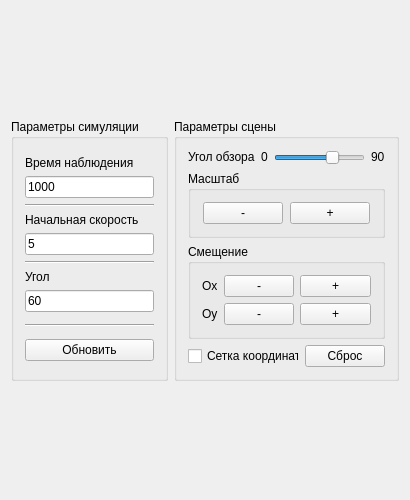
<?xml version="1.0" encoding="UTF-8"?>
<ui version="4.0">
 <class>MainWindow</class>
 <widget class="QMainWindow" name="MainWindow">
  <property name="geometry">
   <rect>
    <x>0</x>
    <y>0</y>
    <width>410</width>
    <height>500</height>
   </rect>
  </property>
  <property name="minimumSize">
   <size>
    <width>410</width>
    <height>500</height>
   </size>
  </property>
  <property name="windowTitle">
   <string>Траектория движения заряженной частицы в магнитном поле</string>
  </property>
  <widget class="QWidget" name="centralWidget">
   <layout class="QVBoxLayout" name="verticalLayout_3">
    <item>
     <layout class="QVBoxLayout" name="painterLayout"/>
    </item>
    <item>
     <layout class="QHBoxLayout" name="horizontalLayout">
      <item>
       <spacer name="horizontalSpacer">
        <property name="orientation">
         <enum>Qt::Horizontal</enum>
        </property>
        <property name="sizeHint" stdset="0">
         <size>
          <width>40</width>
          <height>20</height>
         </size>
        </property>
       </spacer>
      </item>
      <item>
       <layout class="QVBoxLayout" name="verticalLayout_5">
        <item>
         <widget class="QGroupBox" name="groupBox">
          <property name="sizePolicy">
           <sizepolicy hsizetype="Fixed" vsizetype="Ignored">
            <horstretch>0</horstretch>
            <verstretch>0</verstretch>
           </sizepolicy>
          </property>
          <property name="title">
           <string>Параметры симуляции</string>
          </property>
          <layout class="QVBoxLayout" name="verticalLayout">
           <item>
            <layout class="QVBoxLayout" name="verticalLayout_4">
             <item>
              <widget class="QLabel" name="label_9">
               <property name="sizePolicy">
                <sizepolicy hsizetype="Fixed" vsizetype="Fixed">
                 <horstretch>0</horstretch>
                 <verstretch>0</verstretch>
                </sizepolicy>
               </property>
               <property name="text">
                <string>Время наблюдения</string>
               </property>
              </widget>
             </item>
             <item>
              <widget class="QLineEdit" name="timeEdit">
               <property name="sizePolicy">
                <sizepolicy hsizetype="Preferred" vsizetype="Fixed">
                 <horstretch>0</horstretch>
                 <verstretch>0</verstretch>
                </sizepolicy>
               </property>
               <property name="text">
                <string>1000</string>
               </property>
              </widget>
             </item>
             <item>
              <widget class="Line" name="line_3">
               <property name="orientation">
                <enum>Qt::Horizontal</enum>
               </property>
              </widget>
             </item>
             <item>
              <widget class="QLabel" name="label">
               <property name="sizePolicy">
                <sizepolicy hsizetype="Fixed" vsizetype="Fixed">
                 <horstretch>0</horstretch>
                 <verstretch>0</verstretch>
                </sizepolicy>
               </property>
               <property name="text">
                <string>Начальная скорость</string>
               </property>
              </widget>
             </item>
             <item>
              <widget class="QLineEdit" name="startSpeedEdit">
               <property name="sizePolicy">
                <sizepolicy hsizetype="Preferred" vsizetype="Fixed">
                 <horstretch>0</horstretch>
                 <verstretch>0</verstretch>
                </sizepolicy>
               </property>
               <property name="text">
                <string>5</string>
               </property>
              </widget>
             </item>
             <item>
              <widget class="Line" name="line">
               <property name="orientation">
                <enum>Qt::Horizontal</enum>
               </property>
              </widget>
             </item>
             <item>
              <widget class="QLabel" name="label_2">
               <property name="sizePolicy">
                <sizepolicy hsizetype="Fixed" vsizetype="Fixed">
                 <horstretch>0</horstretch>
                 <verstretch>0</verstretch>
                </sizepolicy>
               </property>
               <property name="text">
                <string>Угол</string>
               </property>
              </widget>
             </item>
             <item>
              <widget class="QLineEdit" name="angleEdit">
               <property name="sizePolicy">
                <sizepolicy hsizetype="Preferred" vsizetype="Fixed">
                 <horstretch>0</horstretch>
                 <verstretch>0</verstretch>
                </sizepolicy>
               </property>
               <property name="text">
                <string>60</string>
               </property>
              </widget>
             </item>
            </layout>
           </item>
           <item>
            <widget class="Line" name="line_2">
             <property name="orientation">
              <enum>Qt::Horizontal</enum>
             </property>
            </widget>
           </item>
           <item>
            <widget class="QPushButton" name="updateButton">
             <property name="text">
              <string>Обновить</string>
             </property>
            </widget>
           </item>
          </layout>
         </widget>
        </item>
       </layout>
      </item>
      <item>
       <widget class="QGroupBox" name="groupBox_2">
        <property name="sizePolicy">
         <sizepolicy hsizetype="Fixed" vsizetype="Fixed">
          <horstretch>0</horstretch>
          <verstretch>0</verstretch>
         </sizepolicy>
        </property>
        <property name="title">
         <string>Параметры сцены</string>
        </property>
        <layout class="QVBoxLayout" name="verticalLayout_2">
         <item>
          <layout class="QHBoxLayout" name="horizontalLayout_2">
           <item>
            <widget class="QLabel" name="label_3">
             <property name="sizePolicy">
              <sizepolicy hsizetype="Fixed" vsizetype="Fixed">
               <horstretch>0</horstretch>
               <verstretch>0</verstretch>
              </sizepolicy>
             </property>
             <property name="text">
              <string>Угол обзора</string>
             </property>
            </widget>
           </item>
           <item>
            <layout class="QHBoxLayout" name="horizontalLayout_4">
             <item>
              <widget class="QLabel" name="label_5">
               <property name="sizePolicy">
                <sizepolicy hsizetype="Fixed" vsizetype="Fixed">
                 <horstretch>0</horstretch>
                 <verstretch>0</verstretch>
                </sizepolicy>
               </property>
               <property name="text">
                <string>0</string>
               </property>
              </widget>
             </item>
             <item>
              <widget class="QSlider" name="viewAngleSlider">
               <property name="minimum">
                <number>0</number>
               </property>
               <property name="maximum">
                <number>90</number>
               </property>
               <property name="value">
                <number>60</number>
               </property>
               <property name="orientation">
                <enum>Qt::Horizontal</enum>
               </property>
              </widget>
             </item>
             <item>
              <widget class="QLabel" name="label_6">
               <property name="sizePolicy">
                <sizepolicy hsizetype="Fixed" vsizetype="Fixed">
                 <horstretch>0</horstretch>
                 <verstretch>0</verstretch>
                </sizepolicy>
               </property>
               <property name="text">
                <string>90</string>
               </property>
              </widget>
             </item>
            </layout>
           </item>
          </layout>
         </item>
         <item>
          <widget class="QGroupBox" name="groupBox_4">
           <property name="title">
            <string>Масштаб</string>
           </property>
           <layout class="QGridLayout" name="gridLayout">
            <item row="0" column="0">
             <widget class="QPushButton" name="scaleDown">
              <property name="sizePolicy">
               <sizepolicy hsizetype="Fixed" vsizetype="Fixed">
                <horstretch>0</horstretch>
                <verstretch>0</verstretch>
               </sizepolicy>
              </property>
              <property name="text">
               <string>-</string>
              </property>
             </widget>
            </item>
            <item row="0" column="1">
             <widget class="QPushButton" name="scaleUp">
              <property name="sizePolicy">
               <sizepolicy hsizetype="Fixed" vsizetype="Fixed">
                <horstretch>0</horstretch>
                <verstretch>0</verstretch>
               </sizepolicy>
              </property>
              <property name="text">
               <string>+</string>
              </property>
             </widget>
            </item>
           </layout>
          </widget>
         </item>
         <item>
          <widget class="QGroupBox" name="groupBox_3">
           <property name="sizePolicy">
            <sizepolicy hsizetype="Preferred" vsizetype="Fixed">
             <horstretch>0</horstretch>
             <verstretch>0</verstretch>
            </sizepolicy>
           </property>
           <property name="title">
            <string>Смещение</string>
           </property>
           <layout class="QGridLayout" name="gridLayout_2">
            <item row="0" column="1">
             <widget class="QPushButton" name="oxOffsetDown">
              <property name="text">
               <string>-</string>
              </property>
             </widget>
            </item>
            <item row="0" column="2">
             <widget class="QPushButton" name="oxOffsetUp">
              <property name="text">
               <string>+</string>
              </property>
             </widget>
            </item>
            <item row="1" column="2">
             <widget class="QPushButton" name="oyOffsetUp">
              <property name="text">
               <string>+</string>
              </property>
             </widget>
            </item>
            <item row="0" column="0">
             <widget class="QLabel" name="label_7">
              <property name="text">
               <string>Ox</string>
              </property>
             </widget>
            </item>
            <item row="1" column="0">
             <widget class="QLabel" name="label_8">
              <property name="text">
               <string>Oy</string>
              </property>
             </widget>
            </item>
            <item row="1" column="1">
             <widget class="QPushButton" name="oyOffsetDown">
              <property name="text">
               <string>-</string>
              </property>
             </widget>
            </item>
           </layout>
          </widget>
         </item>
         <item>
          <layout class="QHBoxLayout" name="horizontalLayout_5">
           <item>
            <widget class="QCheckBox" name="longAxesCheck">
             <property name="text">
              <string>Сетка координат</string>
             </property>
            </widget>
           </item>
           <item>
            <widget class="QPushButton" name="resetButton">
             <property name="sizePolicy">
              <sizepolicy hsizetype="Fixed" vsizetype="Fixed">
               <horstretch>0</horstretch>
               <verstretch>0</verstretch>
              </sizepolicy>
             </property>
             <property name="text">
              <string>Сброс</string>
             </property>
            </widget>
           </item>
          </layout>
         </item>
        </layout>
       </widget>
      </item>
     </layout>
    </item>
   </layout>
  </widget>
  <widget class="QMenuBar" name="menuBar">
   <property name="geometry">
    <rect>
     <x>0</x>
     <y>0</y>
     <width>410</width>
     <height>20</height>
    </rect>
   </property>
  </widget>
  <action name="actionHelp">
   <property name="text">
    <string>Помощь</string>
   </property>
  </action>
 </widget>
 <layoutdefault spacing="6" margin="11"/>
 <resources/>
 <connections/>
</ui>
